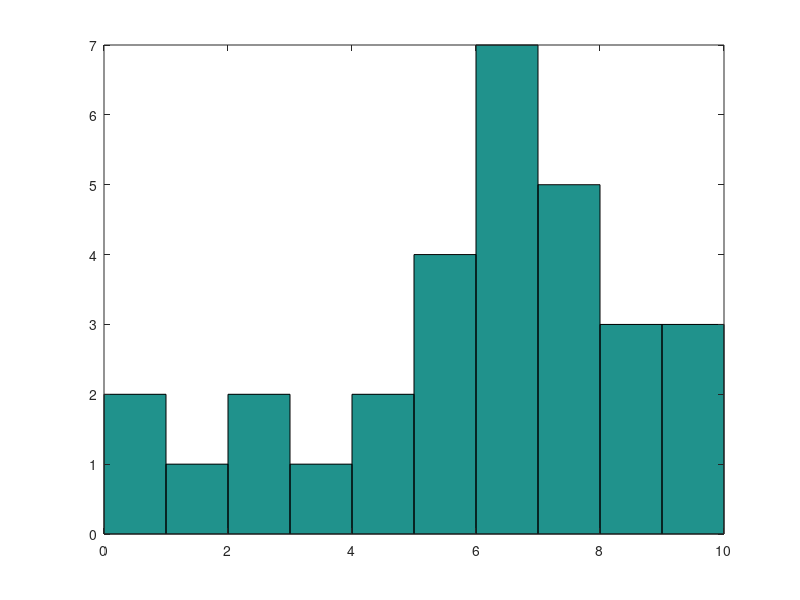
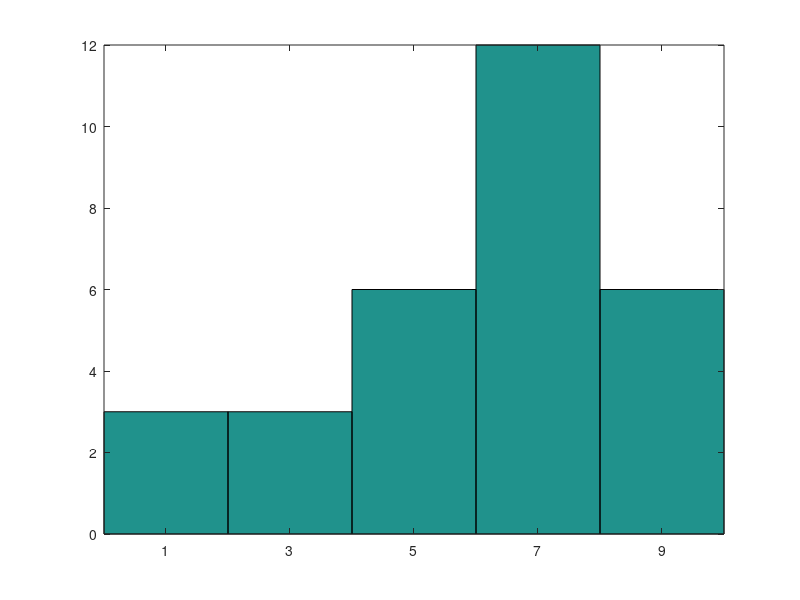
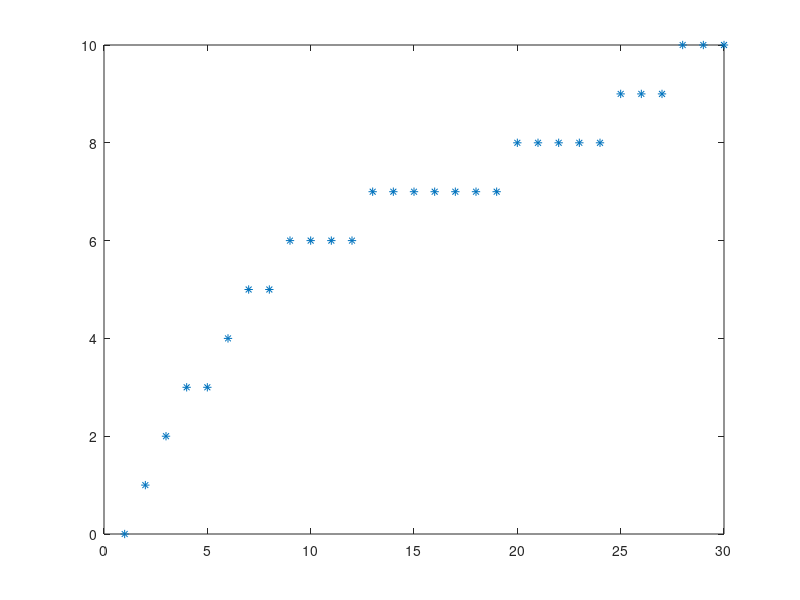
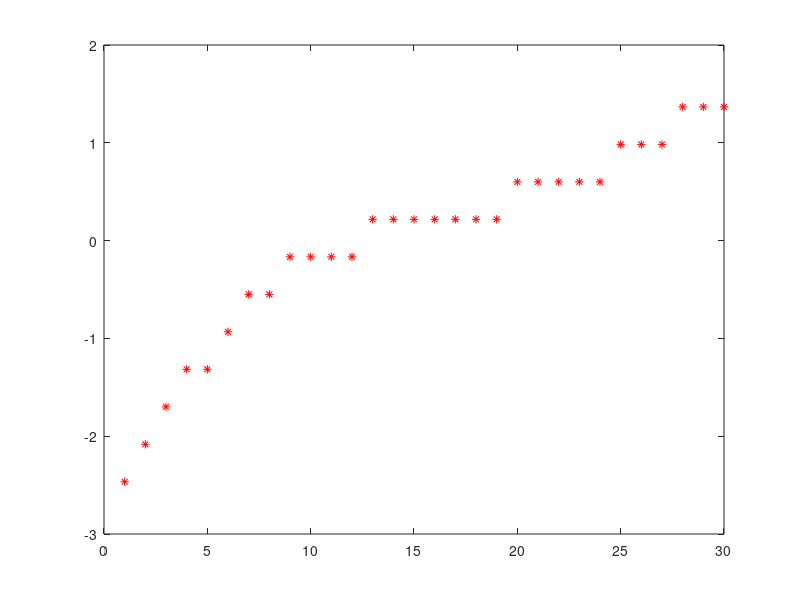

These figures' MATLAB source, in order: (Note: this script raises an error after producing the figures.)
stud_resp = [ 0 1 2 3 3 4 5 5 6 6 6 6 7 7 7 7 7 7 7 8 8 8 8 8 9 9 9 10 10 10]
figure; hist( stud_resp)
figure; hist( stud_resp, 5) 
mean(stud_resp)
median(stud_resp)
var(stud_resp)
std(stud_resp)
x = (stud_resp);
close all;
%std_by_hand = sqrt(sum( (x-mean(x)).^2)/ (length((stud_resp))-1))
figure; 
plot (stud_resp, '*')

%these two are the same
zs = zscore(stud_resp)
std_by_hand = (stud_resp - mean(stud_resp)) /std(stud_resp)

figure; plot (zs, '*r')

figure; hist (stud_resp, 5)

%these two are the same
figure; hist (zs,6)
figure; hist (std_by_hand,6)

close all;
r=randn(10000,1);
figure; plot(r,'.')
figure; (hist(r,50))

%bimodal
close all;
r2 = [randn(1000,1); randn(1000,1) + 3]
figure; plot(r2,'.')
figure; (hist(r2,100))

 %triange
close all;
r3 = abs (randn(2000,1));
figure; plot (r3, '.')
figure; hist(r3, 100)

close all;

%uniform
%shift 1
r4 = rand(2000,1) +1; 
figure; plot(r4, '.')
figure; hist (r4,100)
figure; hist (r4,10)
close all;


%central tendacncy theory
x_sum = []
%to get gaussian distribution
%sum of points from first, second, and third distribution types
for i=1:1000
    
    %both do the same thing
    %x_sum(i) = r2(i) +r3(i) +r4(i);
    %pick one point from the points (sum of points from each distribution
    %type makes a gaussian distribution
    x_sum(i) = r2(randi(2000)) +r3(randi(2000)) +r4(randi(2000));
end

figure; plot(x_sum, '.')
figure; hist(x_sum)


%*distribution of mean* tends to have a normal distribution
%why? -> 

num_stud = 1000;
stud = randi(10, num_stud, 1);
figure; plot (stud, '.');
%histrogram to see if there is an even distribtion
figure; hist(stud,20)

close all;
%% t-test
for i=1:1000
    %avg_gr(i) = mean([stud(randi(num_stud)) ,stud(randi(num_stud)) ,stud(randi(num_stud))]);
    avg_gr (i) = mean (stud (randi (num_stud, 10, 1)));
end

%looks like normal distribution
figure; plot (avg_gr, '*')
figure; hist (avg_gr, 10)

%t-test ->select subset of original and calculate the mean, how much does
%it match with the mean of the full sample size ->how likey a random sample
%size will get the desired output of normal distribution

players = [ 4 6 7 9 10 5 8 8 10 4];
avg_ply = mean (players)

%find out how many of the indices 
f= find(avg_gr <avg_ply);
length(f)
%needs to pass the threshold set out by ttest
perc = length (f) / num_stud *100

%%
%this function does the above
% h= 1 means the two values are different
% p value is (100 - perc)/100
[h p] = ttest2(stud, players)

%%
%effect size : difference of two means and divide by std deviation and
%compare it the the width of the dsitribution
% small =0.2 , med = 0.5, large =.8

effect_size = (mean(players) - mean (stud)) /std(stud) 

%%
%Correlation:  negative value means correlation is opposite direction
%a->b, b->a, z-> a & z->b
%correlation has three directions for causaulity : a-> b does not mean b->a

sig1 = cos(0:0.1:100);
figure; plot (sig1)

sig2 = cos(0:0.1:100) + rand (size (sig1));
figure; plot (sig2)
corrcoef(sig1, sig2)

%% correlation in opposite direction
sig1 = -cos(0:0.1:100);
figure; plot (sig1)

sig2 = cos(0:0.1:100) + rand (size (sig1));
figure; plot (sig2)
corrcoef(sig1, sig2)

%% almost zero correlation
sig1 = -cos(0:0.1:100);
sig2 = rand(size(sig1))*1

figure; plot (sig2)
corrcoef(sig1, sig2)

%%multilevel modeling......